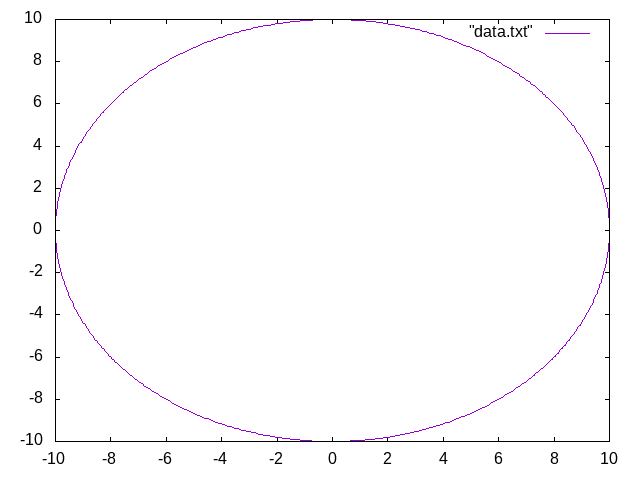

The script that drew this image:
set term png
set out "graph.png"
plot "data.txt" w l
